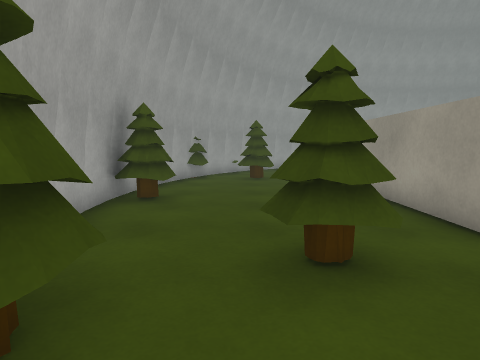
[1] (above)

16 first-person views from a walk through a 3-D level made in the Unity game engine. The camera is 1.3 m above the floor, tilts 6° down and sees 75° across. The floor is counted in squares, 1 m on a side. Each view is taken from the middle of a square. On the plan, view 1 faces up. The plan holds only what a view shows up to about 14 squares ahead; the rest is blank. The place goes on beyond the plan. Some surface patterns are stand-ins.

[2]
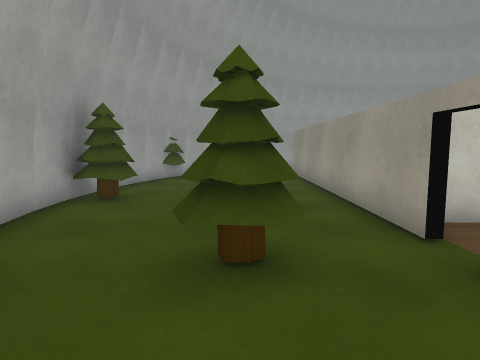

[3]
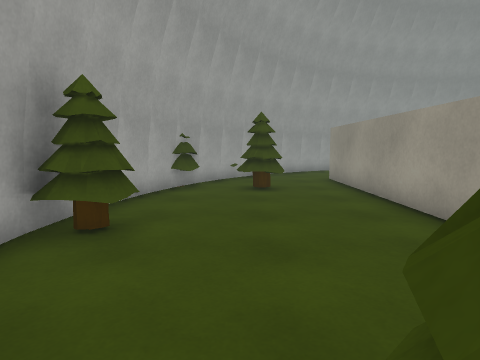

[4]
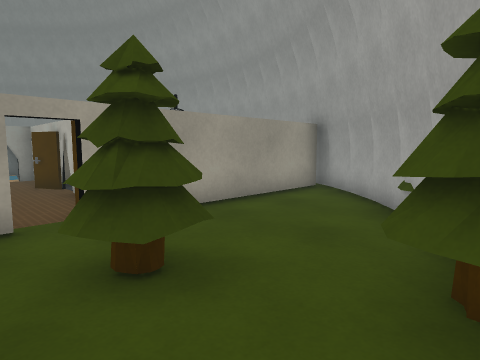

[5]
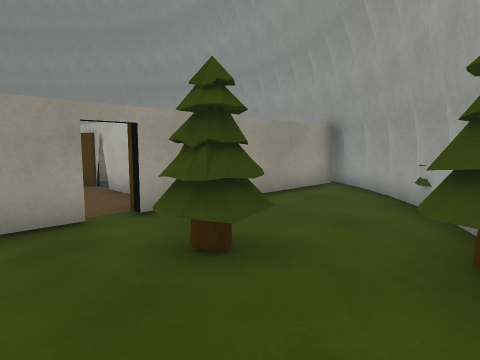

[6]
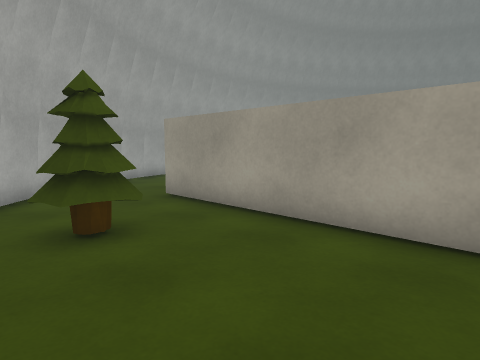

[7]
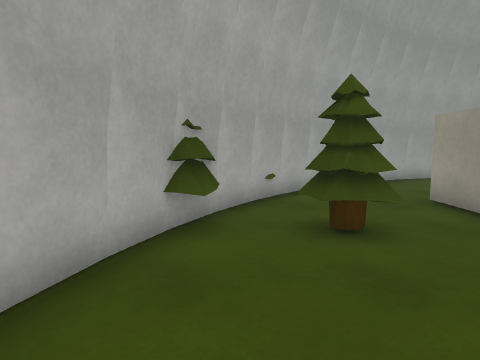

[8]
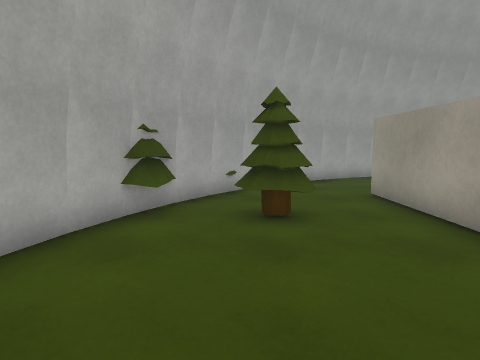

[9]
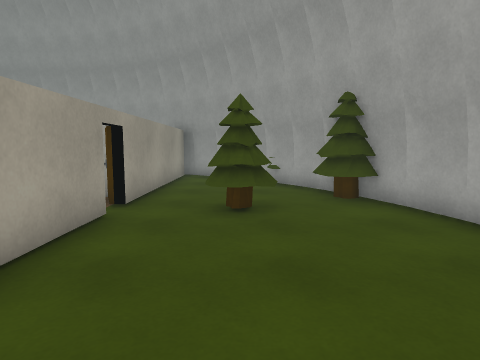

[10]
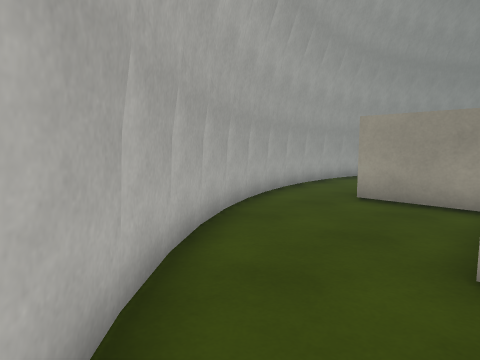

[11]
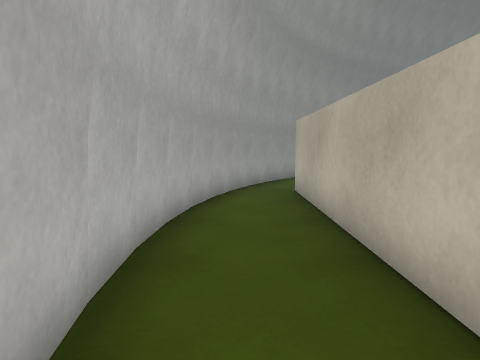

[12]
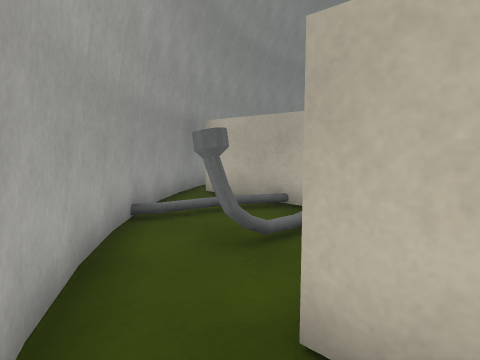

[13]
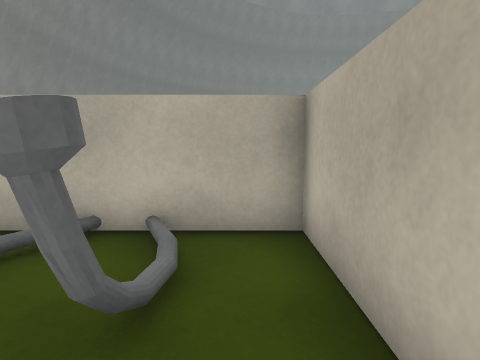

[14]
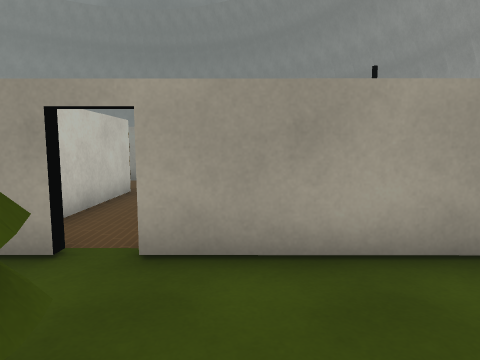

[15]
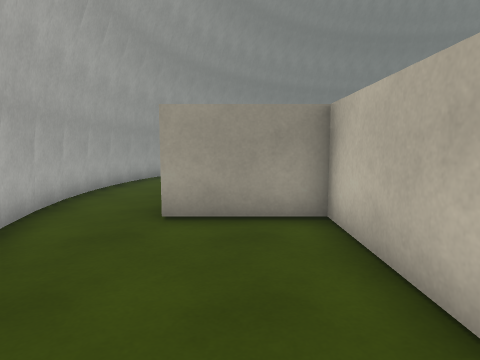

[16]
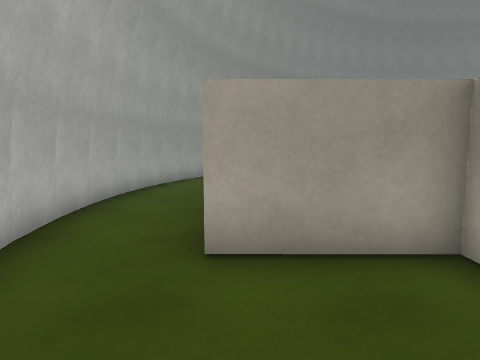

### Floor plan
Points are (right, up) in squares from view 1. A wall is a line through its corners. A room is listed if a view was taken in it or the views show most of it. See-through windows are left out.
Room 1 (views 1, 2, 3, 4, 5, 6, 7, 8, 9, 10, 14)
walls: (3.5, 4.1) (3.6, 15.5); (-3, 6.2) (-2.8, 4.7); (-3.1, 7.5) (-3, 6); (-3, 8.9) (-3.1, 7.4); (-2.9, 4.8) (-2.5, 3.4); (-2.7, 10.2) (-3, 8.7); (-2.4, 11.5) (-2.8, 10.1); (-2.1, 12.4) (-2.5, 11.4); (-1.3, 0.7) (-0.7, -0.3); (-0.8, -0.2) (0.1, -1.4); (0, -1.3) (0.9, -2.4); (-0.7, 15.2) (-1.5, 13.9); (0.1, 16.2) (-0.7, 15.1); (0.9, -2.3) (2, -3.3); (1, 17.2) (0, 16.1); (1.9, -3.2) (3.1, -4.1); (3.5, -4.1) (3.5, 3.2)
ways out: opening at (2.5, 16.5) to room 2; gap at (4, 4)
objects: other object (-2, 1) to (-1, 3); other object (-2, 7) to (-2, 8); other object (0, 3) to (2, 4); other object (0, 12) to (1, 13)
Room 2 (views 11, 12, 13, 15, 16)
walls: (8.9, 18.4) (16.1, 18.4); (8.1, 21) (6.7, 20.7); (6.8, 20.7) (5.5, 20.2); (9.5, 21.2) (8, 21); (5.6, 20.2) (4.2, 19.6); (10.9, 21.2) (9.4, 21.2); (7.6, 15.3) (7.6, 18.5); (4.3, 19.7) (3.1, 18.9); (12.2, 21.2) (10.7, 21.2); (3.1, 19) (1.9, 18.1); (3.9, 15.4) (5.5, 15.4); (13.6, 21) (12.1, 21.2); (2, 18.1) (0.9, 17.1); (14.8, 20.6) (13.5, 21); (16.1, 20.1) (14.7, 20.6); (17.4, 19.5) (16, 20.2); (17.7, 17.2) (17.8, 17.7); (18.5, 18.8) (17.3, 19.6)
ways out: opening at (2.5, 16.5) to room 1; opening at (17, 18) to room 3
Room 3 (no view inside)
walls: (19.6, 18.1) (18.4, 19); (16.1, 18) (16.1, 14.4) (21.4, 14.4); (20.6, 17.1) (19.5, 18.1)
low walls: (19.2, 14.7) (19.7, 15.5); (19.8, 15.8) (19.9, 16.5); (19.1, 14.3) (19.3, 14.8)
ways out: opening at (17, 18) to room 2

Positions as (right, up) in squares from view 1, and headings:
1: (0, 0), facing up
2: (1, 0), facing up
3: (0, 3), facing up
4: (-2, 5), facing down-right
5: (-2, 6), facing down-right
6: (-1, 8), facing up-right
7: (-1, 8), facing up
8: (0, 7), facing up
9: (1, 10), facing down
10: (0, 15), facing up-right
11: (7, 20), facing right
12: (15, 20), facing down-right
13: (17, 19), facing down
14: (0, 2), facing right
15: (2, 17), facing right
16: (4, 18), facing right
